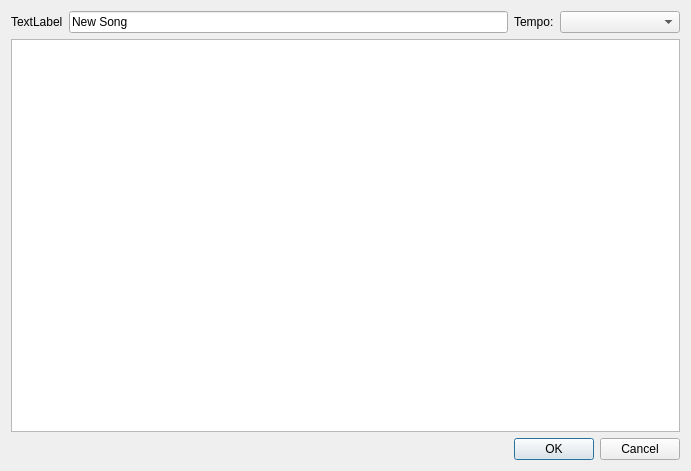
<?xml version="1.0" encoding="UTF-8"?>
<ui version="4.0">
 <class>songEditDialog</class>
 <widget class="QDialog" name="songEditDialog">
  <property name="geometry">
   <rect>
    <x>0</x>
    <y>0</y>
    <width>691</width>
    <height>471</height>
   </rect>
  </property>
  <property name="windowTitle">
   <string>Edit song</string>
  </property>
  <layout class="QGridLayout" name="gridLayout">
   <item row="2" column="0" colspan="4">
    <widget class="QTableWidget" name="tableWidget"/>
   </item>
   <item row="1" column="1">
    <widget class="QLineEdit" name="songName">
     <property name="text">
      <string>New Song</string>
     </property>
     <property name="maxLength">
      <number>16</number>
     </property>
    </widget>
   </item>
   <item row="1" column="0">
    <widget class="QLabel" name="songNumberLabel">
     <property name="text">
      <string>TextLabel</string>
     </property>
    </widget>
   </item>
   <item row="3" column="0" colspan="4">
    <widget class="QDialogButtonBox" name="buttonBox">
     <property name="orientation">
      <enum>Qt::Horizontal</enum>
     </property>
     <property name="standardButtons">
      <set>QDialogButtonBox::Cancel|QDialogButtonBox::Ok</set>
     </property>
    </widget>
   </item>
   <item row="1" column="3">
    <widget class="QComboBox" name="tempoComboBox">
     <property name="minimumSize">
      <size>
       <width>120</width>
       <height>0</height>
      </size>
     </property>
    </widget>
   </item>
   <item row="1" column="2">
    <widget class="QLabel" name="label">
     <property name="text">
      <string>Tempo:</string>
     </property>
    </widget>
   </item>
  </layout>
 </widget>
 <resources/>
 <connections>
  <connection>
   <sender>buttonBox</sender>
   <signal>accepted()</signal>
   <receiver>songEditDialog</receiver>
   <slot>accept()</slot>
   <hints>
    <hint type="sourcelabel">
     <x>248</x>
     <y>254</y>
    </hint>
    <hint type="destinationlabel">
     <x>157</x>
     <y>274</y>
    </hint>
   </hints>
  </connection>
  <connection>
   <sender>buttonBox</sender>
   <signal>rejected()</signal>
   <receiver>songEditDialog</receiver>
   <slot>reject()</slot>
   <hints>
    <hint type="sourcelabel">
     <x>316</x>
     <y>260</y>
    </hint>
    <hint type="destinationlabel">
     <x>286</x>
     <y>274</y>
    </hint>
   </hints>
  </connection>
 </connections>
</ui>
